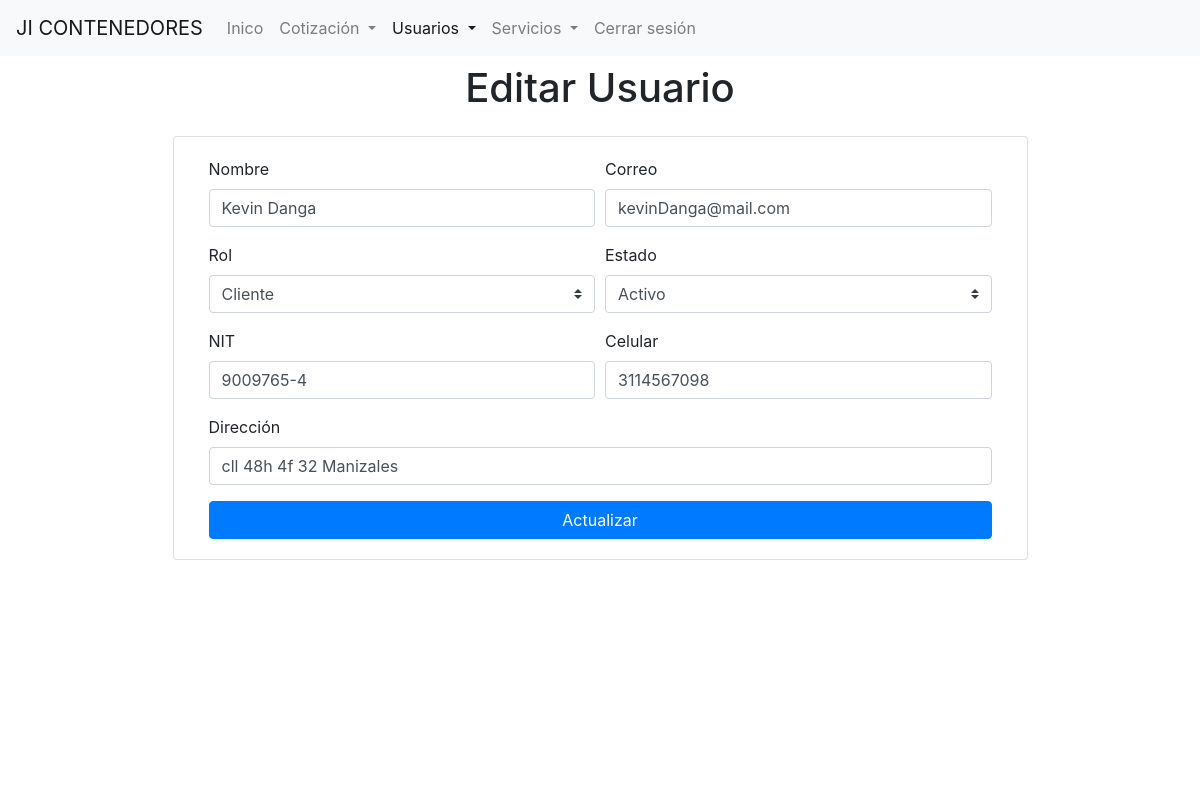
The app's page /usuarios/editar/2 (signed in) with its own data.
### tables this page shows
CREATE TABLE `usuario` (
  `id` int(11) NOT NULL,
  `email` varchar(255) NOT NULL,
  `nombres` varchar(255) NOT NULL,
  `password` varchar(255) NOT NULL,
  `rol` varchar(10) NOT NULL,
  `nit` varchar(100) DEFAULT NULL,
  `celular` varchar(20) DEFAULT NULL,
  `direccion` varchar(50) DEFAULT NULL,
  `estado` varchar(10) NOT NULL DEFAULT 'activo'
);

### core/view.php (called while the page is built, shortened)
<?php
    class View{
		function render($view){
			require 'views/'.$view.'.php';
		}
    }

### index.php (called while the page is built, shortened)
<?php
require 'core/conection.php';
require 'core/view.php';
$app = new App();

### models/Usuario.model.php (called while the page is built, shortened)
<?php
    class Usuario extends Model{
        private $id;
        private $email;
        private $nombres;
        private $rol;
        private $nit;
        private $celular;
        private $direccion;
        private $estado;
        public function __construct($id=null,$email=null,$nombres=null,$password=null,$rol=null,$nit=null,$celular=null,$direccion=null,$estado=null){
            $this->id = $id;
            $this->email = $email;
            $this->nombres = $nombres;
            $this->rol = $rol;
            $this->nit = $nit;
            $this->celular = $celular;
            $this->direccion = $direccion;
            $this->estado = $estado;
        }
        public function set_id($id){
            $this->id = $id;
        }
        public function get_id(){
            return $this->id;
        }
        public function get_email(){
            return $this->email;
        }
        public function get_nombres(){
            return $this->nombres;
        }
        public function get_rol(){
            return $this->rol;
        }
        public function get_nit(){
            return $this->nit;
        }
        public function get_celular(){
            return $this->celular;
        }
        public function get_direccion(){
            return $this->direccion;
        }
        public function get_estado(){
            return $this->estado;
        }
        public function seleccionar_mis_datos(){
            try {
                $consulta = "SELECT * FROM usuario WHERE id = :id AND id != 1";
                $sql = $this->db_connection->prepare($consulta);
                $sql->execute([
                    'id' => $this->id
                ]);
                while($row  = $sql->fetch(PDO::FETCH_OBJ)){
                    $this->email = $row->email;
                    $this->nombres = $row->nombres;
                    $this->rol = $row->rol;
                    $this->nit = $row->nit;
                    $this->celular = $row->celular;
                    $this->direccion = $row->direccion;
                    $this->estado = $row->estado;
                }
                return ['ok'];
            } catch (PDOException $ex) {
                return [
                    'error' => $ex->errorInfo
                ];
            }
        }
    }

### core/conection.php (called while the page is built, shortened)
<?php
    abstract class Connection{
        public function __construct(){
            try {
                $dsn = DB_DRIVER.':host='.DB_HOST.';dbname='. DB_NAME;
                $opciones = [
                    PDO::ATTR_ERRMODE => PDO::ERRMODE_EXCEPTION,
                    PDO::ATTR_EMULATE_PREPARES => false
                ];
                $this->db_connection = new PDO($dsn,DB_USER,DB_PASS,$opciones);
            } catch (PDOException $ex) {
                echo $ex->getMessage();
                die();
            }
        }
    }

### views/admin/usuario/editar.php (the view, shortened to what this page needs)
<?php
    require 'views/layout/head.php';
?>
<div class="container">
    <div class="row justify-content-center mt-2">
        <h1>Editar Usuario</h1>
    </div>
    <div class="row justify-content-center mt-3 mb-2">
        <div class="card col-md-9">
            <div class="card-body">
                <div class="form-row">
                    <div class="form-group col-lg-6" id="nombre_group">
                        <label for="nombre">Nombre</label>
                        <input type="text" class="form-control" id="nombre" placeholder="Jhon Due Alphabet" value="<?php echo $this->usuario->get_nombres(); ?>">
                    </div>
                    <div class="form-group col-lg-6" id="email_group">
                        <label for="email">Correo</label>
                        <input type="email" class="form-control" id="email" placeholder="JhonDue@email.com" value="<?php echo $this->usuario->get_email(); ?>">
                    </div>
                    <div class="form-group col-lg-6" id="rol_group">
                        <label for="rol">Rol</label>
                        <select id="rol" class="custom-select">
                            <option value="user" <?php echo $this->usuario->get_rol() == 'user' ? 'selected' : ''; ?>>Cliente</option>
                        </select>
                    </div>
                    <div class="form-group col-lg-6" id="estado_group">
                        <label for="estado">Estado</label>
                        <select id="estado" class="custom-select">
                            <option value="activo" <?php echo $this->usuario->get_estado() == 'activo' ? 'selected' : ''?>>Activo</option>
                        </select>
                    </div>
                </div>
                <div class="form-row" id="contenido-usuario">
                    <div class="form-group col-lg-6" id="nit_group">
                        <label for="nit">NIT</label>
                        <input type="text" class="form-control" id="nit" placeholder="900467409-8" value="<?php echo $this->usuario->get_nit(); ?>">
                    </div>
                    <div class="form-group col-lg-6" id="celular_group">
                        <label for="celular">Celular</label>
                        <input type="phone" class="form-control" id="celular" placeholder="311 445 6677" value="<?php echo $this->usuario->get_celular(); ?>">
                    </div>
                    <div class="form-group col-lg-12" id="direccion_group">
                        <label for="direccion">Dirección</label>
                        <input type="phone" class="form-control" id="direccion" placeholder="Cl 12 A 20 G-190 Yumbo - Valle Del Cauca" value="<?php echo $this->usuario->get_direccion(); ?>">
                    </div>
                </div>
                <button class="btn btn-primary btn-block" id="btn-actualizar" data-usuario="<?php echo $this->usuario->get_id(); ?>" >Actualizar</button>
            </div>
        </div>
    </div>
</div>
<?php
    require 'views/layout/foot.php';
?>

### records on screen
usuario: nombres "Kevin Danga", email "kevinDanga@mail.com", rol "Cliente", estado "Activo", nit "9009765-4", celular "3114567098", direccion "cll 48h 4f 32 Manizales"

### other values on screen
APPNAME "JI CONTENEDORES"
